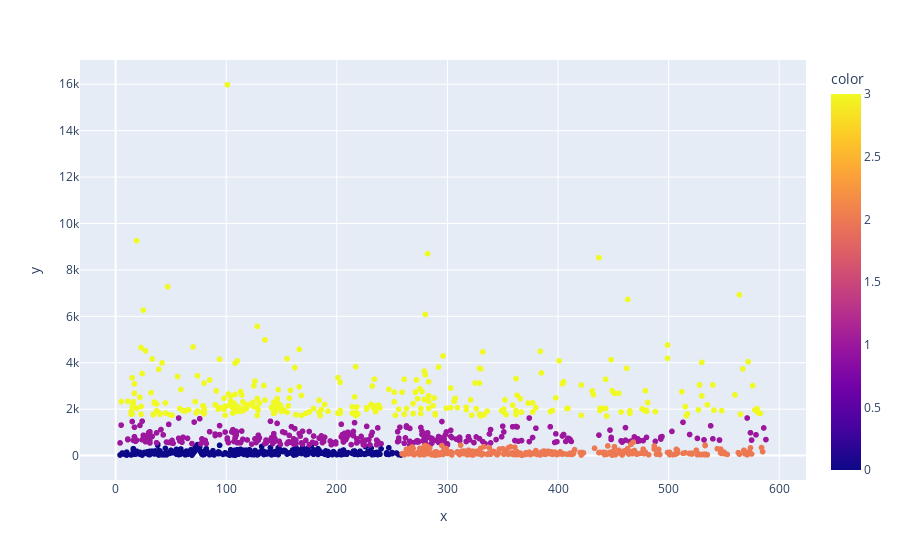

The code cell stored with this chart in its notebook:
### Code cell
fig = px.scatter(x=combined_viz_4['r_score_x'], y=combined_viz_4['payment_value_x'], color=combined_viz_4['segment_4'])
fig.update_layout(showlegend=True)
fig.show()

### Figure 1 — Plotly figure (JSON) as saved in the notebook; plotly's stock layout.template omitted (floating-point values rounded to 4 significant figures; data arrays with more than 128 entries replaced by an {"elided": "..."} marker saying what was removed)
{"data": [{"hovertemplate": "x=%{x}<br>y=%{y}<br>color=%{marker.color}<extra></extra>", "legendgroup": "", "marker": {"color": {"elided": "1200 int values"}, "coloraxis": "coloraxis", "symbol": "circle"}, "mode": "markers", "name": "", "showlegend": false, "type": "scattergl", "x": {"elided": "1200 int values"}, "xaxis": "x", "y": {"elided": "1200 float values"}, "yaxis": "y"}], "layout": {"coloraxis": {"colorbar": {"title": {"text": "color"}}, "colorscale": [[0, "#0d0887"], [0.1111, "#46039f"], [0.2222, "#7201a8"], [0.3333, "#9c179e"], [0.4444, "#bd3786"], [0.5556, "#d8576b"], [0.6667, "#ed7953"], [0.7778, "#fb9f3a"], [0.8889, "#fdca26"], [1, "#f0f921"]]}, "legend": {"tracegroupgap": 0}, "margin": {"t": 60}, "showlegend": true, "xaxis": {"anchor": "y", "domain": [0, 1], "title": {"text": "x"}}, "yaxis": {"anchor": "x", "domain": [0, 1], "title": {"text": "y"}}}}
